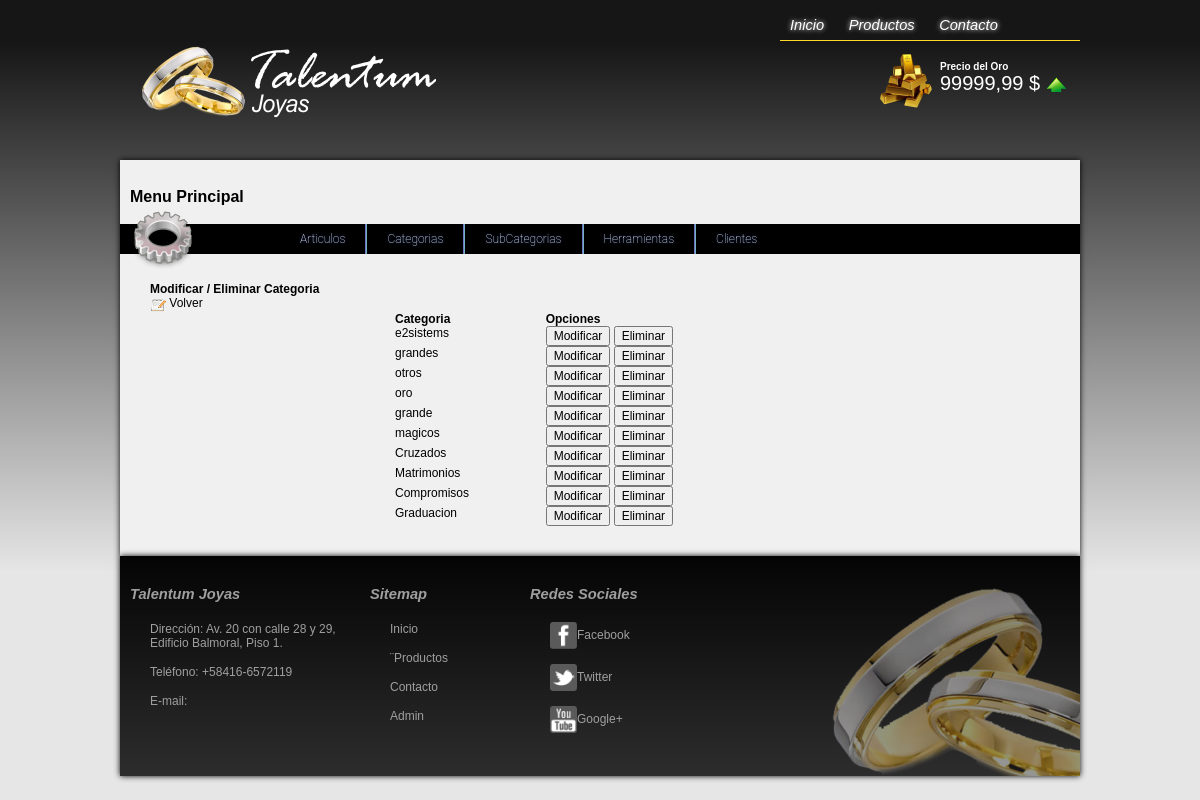
The page /backend/modificarCategoria.php on the database its author committed.
### tables this page shows
CREATE TABLE IF NOT EXISTS `categoria` (
  `id` int(11) NOT NULL AUTO_INCREMENT,
  `nombre` varchar(200) NOT NULL,
  `img` text NOT NULL,
  PRIMARY KEY (`id`)
);

### backend/modificarCategoria.php (the view, shortened to what this page needs)
<?php
	include '../lib/conexion.php';
	try{
		$sql= 'SELECT * FROM categoria ORDER BY id DESC';
		$s = $pdo->prepare($sql);
		$s->execute();
	}
	catch(PDOException $e){
		echo "Error al cargar las categorias";
		exit();
	}
	while ($row = $s->fetch()) {
		$categorias[] = array(
			'id' => $row['id'],
			'nombre' => $row['nombre']);
	}
?>
			<div id="content">
				<h2>Modificar / Eliminar Categoria</h2>
				<a href="menu.html.php"><img src="../img/iconadmin/edit.png" alt=""> Volver</a> <br>
				<center>
				<table class="TablaEstilo" border="0">
					<thead>
						<tr>
							<th>Categoria</th>
							<th>Opciones</th>
						</tr>
					</thead>
					<tbody>
						<?php foreach($categorias as $categoria): ?>
							<tr>
								<td><?php echo $categoria['nombre']; ?></td>
								<td>
									<form action="modificaCategoria.php" method="post">
										<input type="submit" value="Modificar">
									</form>
									<form action="eliminaCategoria.php" method="post">
										<input type="submit" value="Eliminar">
									</form>
								</td>
							</tr>
						<?php endforeach; ?>
					</tbody>
				</table>
				</center>
			</div>
		</div>

### css/960_12_col.css (style rules this page uses)
body { min-width: 960px; }
.container_12 { margin-left: auto; margin-right: auto; width: 960px; }
.grid_1, .grid_2, .grid_3, .grid_4, .grid_5, .grid_6, .grid_7, .grid_8, .grid_9, .grid_10, .grid_11, .grid_12 { display: inline; float: left; margin-left: 10px; margin-right: 10px; }
.push_1, .pull_1, .push_2, .pull_2, .push_3, .pull_3, .push_4, .pull_4, .push_5, .pull_5, .push_6, .pull_6, .push_7, .pull_7, .push_8, .pull_8, .push_9, .pull_9, .push_10, .pull_10, .push_11, .pull_11 { position: relative; }
.container_12 .grid_2 { width: 140px; }
.container_12 .grid_3 { width: 220px; }
.container_12 .grid_4 { width: 300px; }
.container_12 .grid_12 { width: 940px; }
.container_12 .push_4 { left: 320px; }
.clearfix:before, .clearfix:after, .container_12:before, .container_12:after { content: '.'; display: block; overflow: hidden; visibility: hidden; font-size: 0; line-height: 0; width: 0; height: 0; }
.clearfix:after, .container_12:after { clear: both; }
.clearfix, .container_12 { zoom: 1; }
.row { clear: both; margin-left: -20px; }
.row:after, .row:before { display: block; content: ""; clear: both; }

### css/style.css (style rules this page uses)
* { font-family:sans-serif; font-size:12px; }
body { background-color:#E6E6E6; -ms-touch-action: none; }
.contenedorprincipal { box-shadow: 0 0 6px black; background-color:#F0F0F0; margin-top: 20px; height:auto; padding-top:10px; }
.barraNav { height:30px; line-height:30px; border-bottom: solid 1px #FFD829; }
.barraNav ul > li { margin: 0 10px; font-size:11pt; font-style:italic; }
.barraNav ul > li > a { color:#FFFFFF; text-shadow: 0 0 5px white; }
.oro { color:#FFFFFF; float:right; width:200px; height:80px; display:inline-table; }
.oro div { display:inline-block; }
.precioro { margin-top:20px; width:130px; height:60px; display:table-cell; vertical-align:middle }
.orito { width:60px; height: 60px; display:inline-block; }
.precioro > p:first-child { font-size:10px; font-weight:900 }
.precioro > p:last-child { font-size:20px; }
.barraPrincipal { padding-top:10px; height:130px; }
body { position:relative; }
.logo { padding-top:35px; }
.contfooter { background-color:black; color:#9f9f9f; padding-top:20px; box-shadow: 0 0 6px black; height:200px; position:relative; }
.txtfooter p { font-size:11pt; font-style:italic; padding: 10px 0; font-weight:900; }
.txtfooter ul li { font-size:9pt; display:block; margin:10px 0 15px 20px; }
.txtfooter ul li > a { color:#9f9f9f; }
.anillofooter { position:absolute; right:0; bottom: 0; }
.colordegradado2 { background: rgb(4,4,4); background: -moz-linear-gradient(top, rgba(4,4,4,1) 0%, rgba(45,45,45,1) 100%); background: -webkit-gradient(linear, left top, left bottom, color-stop(0%,rgba(4,4,4,1)), color-stop(100%,rgba(45,45,45,1))); background: -webkit-linear-gradient(top, rgba(4,4,4,1) 0%,rgba(45,45,45,1) 100%); background: -o-linear-gradient(top, rgba(4,4,4,1) 0%,rgba(45,45,45,1) 100%); background: -ms-linear-gradient(top, rgba(4,4,4,1) 0%,rgba(45,45,45,1) 100%); background: linear-gradient(to bottom, rgba(4,4,4,1) 0%,rgba(45,45,45,1) 100%); filter: progid:DXImageTransform.Microsoft.gradient( startColorstr='#040404', endColorstr='#2d2d2d',GradientType=0 ); }

### css/menu-css3.css (style rules this page uses)
.menu { margin: 0; padding: 0; list-style-type: none; height: 30px; background-color: black; }
.menu li { float: left; position: relative; }
.menu a { -webkit-transition: all 600ms ease; -moz-transition: all 600ms ease; -o-transition: all 600ms ease; -ms-transition: all 600ms ease; transition: all 600ms ease; display: inline-block; text-decoration: none; height: 30px; line-height: 30px; padding: 0 20px; color: white; font-family: 'Roboto', sans-serif; font-weight: 100; font-size: 12px; border-left: 1px solid #71b0c3; border-right: 1px solid #7174c3; text-shadow: 0 0 3px #2f52b2; }
.menu li:first-child a { border-left: none; border-top: none; }
.menu li:last-child a { border-right: none; border-bottom: none; }

### css/styleAdmin.css (style rules this page uses)
#content { padding: 10px 30px 30px 30px; font-size: 12px; }
.TablaEstilo { padding:10px; width: 410px; }
.TablaEstilo form { display:inline-block }
.TablaEstilo thead tr th { font-weight:800; }

### rows shown on the page
categoria: nombre "e2sistems"
categoria: nombre "grandes"
categoria: nombre "otros"
categoria: nombre "oro"
categoria: nombre "grande"
categoria: nombre "magicos"
categoria: nombre "Cruzados"
categoria: nombre "Matrimonios"
categoria: nombre "Compromisos"
categoria: nombre "Graduacion"
